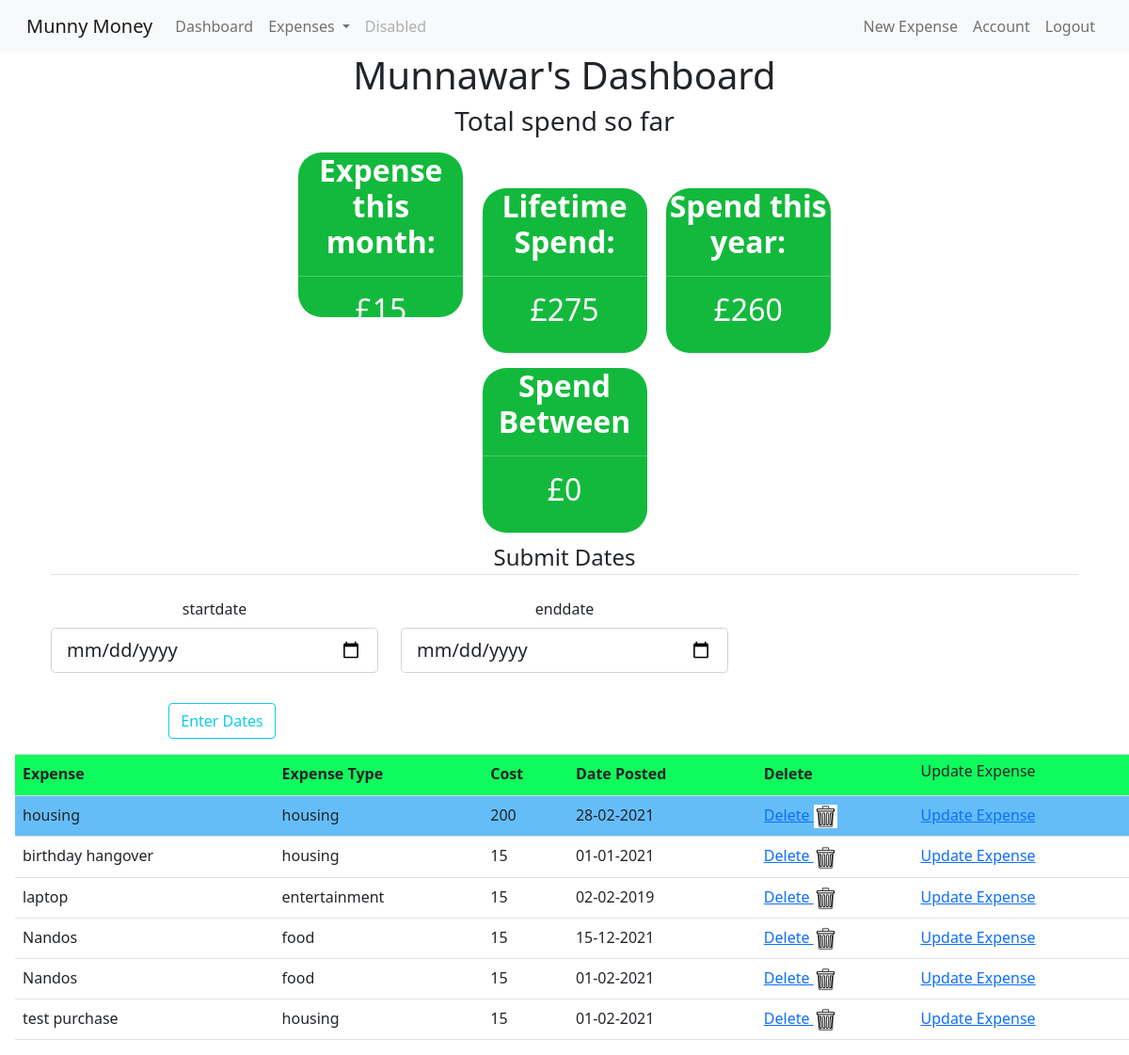
Screenshot of /start (signed in) with the database file from the repository.
### budget_app/models.py (models this page shows, shortened)
class User(db.Model, UserMixin):
    id = db.Column(db.Integer, primary_key=True)
    email = db.Column(db.String(120), unique=True, nullable=False)
    username = db.Column(db.String(20), unique=True, nullable=False)
    password = db.Column(db.String(60), nullable=False)
    total_cost = db.Column(db.Integer, nullable=False, default = 0)
    expense = db.relationship('Expense', backref='user', lazy=True)

class Expense(db.Model):
    id = db.Column(db.Integer, primary_key=True)
    vendor = db.Column(db.String(100), nullable=False)
    expense_type = db.Column(db.String(50), nullable=False)
    cost = db.Column(db.Integer, nullable=False)
    date_posted = db.Column(db.DateTime, nullable=False, default=datetime.utcnow)
    user_id = db.Column(db.Integer, db.ForeignKey('user.id'), nullable=False)

### budget_app/routes.py (the view, shortened to what this page needs)
@app.route('/start', methods=['GET', 'POST'])
@login_required
def start():
    expenseData = Expense.query.filter_by(user_id = session["user_id"])
    print(expenseData)
    totalSpend = []
    form = GetDateRange()
    flag = False
    current_date = datetime.date.today()
    current_month = current_date.month
    current_year = current_date.year
    spend_this_month = 0
    spend_this_year = 0
    spend = 0
    for cost in expenseData:
        i = cost.cost
        totalSpend.append(i)
        year = (cost.date_posted.year)
        month = (cost.date_posted.month)
        if flag:
            if startdate <= cost.date_posted <= enddate:
                spend += cost.cost
        if year == current_year:
            spend_this_year += cost.cost
            if month == current_month:
                spend_this_month += cost.cost
    totalSpend = sum(totalSpend)
    headings = ("Expense", "Expense Type", "Cost", "Date Posted", "Delete")
    expenses = Expense.query.filter_by(user_id = session["user_id"])
    return render_template('start.html', expenseData=expenseData, totalSpend=totalSpend, expenses=expenses, headings=headings, form=form, spend_this_month=spend_this_month, spend_this_year=spend_this_year, spend=spend)

### budget_app/forms.py
class GetDateRange(FlaskForm):
    startdate = DateField('startdate',format='%Y-%m-%d')
    enddate = DateField('enddate',format='%Y-%m-%d')
    submit = SubmitField('Enter Dates')

### budget_app/models.py (called while the page is built)
@login_manager.user_loader
def load_user(user_id):
    return User.query.get(int(user_id))

### budget_app/templates/start.html (shortened to what this page needs)
{% extends 'base.html' %}
{% block head %}
<link rel="stylesheet" href="/static/styles.css" />
{% endblock %}
{% block body %}
    <h1>{{current_user.username.title()}}'s Dashboard </h1>
    <h3>Total spend so far </h3>
    {% if current_user.is_authenticated %}
<div class="container">
    <div class="block" style="color:blue"><h2 style="color:white"><strong>Expense this month: </strong><hr>£{{ spend_this_month }}</h2></div>
    <div class="block" style="color:white"><h2 style="color:white"><strong>Lifetime Spend: </strong> <hr> £{{ totalSpend }}  </h2></div>
    <div class="block" style="color:darkred"><h2 style="color:white"><strong>Spend this year: </strong><hr>£{{ spend_this_year }}</h2></div>
    <br>
    <div class="block" style="color:darkred">
        <h2 style="color:white">
            <strong>Spend Between </strong><hr>£{{ spend }}</h2></div>
            <form method="POST" action="">
                <fieldset class="form-group">
                    <legend class="border-bottom mb-4">Submit Dates</legend>
                    <div class="row">
                    <div class="form-group col-sm-4">
                        {{ form.startdate.label(class="form-control-label") }}
                        {% if form.startdate.errors %}
                            {{ form.startdate(class="form-control form-control-lg is-invalid") }}
                            <div class="invalid-feedback">
                                {% for error in form.startdate.errors %}
                                    <span>{{ error }}</span>
                                {% endfor %}
                            </div>
                        {% else %}
                            {{ form.startdate(class="form-control form-control-lg") }}
                        {% endif %}
                    </div>
                    <div class="form-group col-sm-4">
                        {{ form.enddate.label(class="form-control-label") }}
                        {% if form.enddate.errors %}
                            {{ form.enddate(class="form-control form-control-lg is-invalid") }}
                            <div class="invalid-feedback">
                                {% for error in form.enddate.errors %}
                                    <span>{{ error }}</span>
                                {% endfor %}
                            </div>
                        {% else %}
                            {{ form.enddate(class="form-control form-control-lg") }}
                        {% endif %}
                    </div>
                </fieldset>
                <div class="form-group col-sm-4">
                    {{ form.submit(class="btn btn-outline-info") }}
                </div>
                </div>
</div>
    {% endif %}
    <table class="table">
        <tr class="table__header">
        {% for header in headings %}
        <th class="table__cell">{{ header }}</th>
        {% endfor %}
        <td class="table__cell"><h6>Update Expense</h6>
        </td>
        </tr>
        <tr class="table__row">
        {% for item in expenses %}
            <td class= "table__cell">{{ item.vendor }}</td>
            <td class= "table__cell">{{ item.expense_type }}</td>
            <td class= "table__cell">{{ item.cost }}</td>
            <td class= "table__cell">{{ item.date_posted.strftime('%d-%m-%Y') }}</td>
            <td> <a href="{{ url_for('delete_expense', expense_id=item.id) }}"> Delete <img border="5" alt="Delete Expense" src="{{url_for('static', filename='garbage_can.png')}}" width="25" height="25"></a></td>
            <td> <a href="{{ url_for('expense', expense_id=item.id) }}">Update Expense</a></td>
        </tr>
        {% endfor %}
    </table>
{% endblock %}

### budget_app/templates/base.html (shortened to what this page needs)
<!DOCTYPE html>
<html lang="en">
<head>
    <link rel="stylesheet" href="https://maxcdn.bootstrapcdn.com/bootstrap/4.0.0/css/bootstrap.min.css">
    <link href="https://cdn.jsdelivr.net/npm/bootstrap@5.0.0-beta1/dist/css/bootstrap.min.css" rel="stylesheet">
    {% block head %} {% endblock %}
</head>
<body>
  <header class="site-header">
    <nav class="navbar navbar-expand-lg navbar-light bg-light">
      <div class="container-fluid">
        <a class="navbar-brand" href="{{ url_for('index') }}">Munny Money</a>
        {% if current_user.is_authenticated %}
        <div class="collapse navbar-collapse" id="navbarSupportedContent">
          <ul class="navbar-nav me-auto mb-2 mb-lg-0">
            <li class="nav-item">
              <a class="nav-link" href="{{ url_for('start') }}">Dashboard</a>
            </li>
            <li class="nav-item dropdown">
              <a class="nav-link dropdown-toggle" href="#" id="navbarDropdown" role="button" data-bs-toggle="dropdown" aria-expanded="false">
                Expenses
              </a>
            </li>
            <li class="nav-item">
              <a class="nav-link disabled" href="#" tabindex="-1" aria-disabled="true">Disabled</a>
            </li>
            {% endif %}
          </ul>
          <div class="navbar-nav">
            {% if current_user.is_authenticated %}
            <a class="nav-link" href="{{ url_for('new_expense') }}">New Expense</a>
            <a class="nav-link" href="{{ url_for('account') }}">Account</a>
            <a class="nav-link" href="{{ url_for('logout') }}">Logout</a>
            {% else %}
              <a class="nav-link" href="{{ url_for('login') }}">Login</a>
              <a class="nav-link" href="{{ url_for('register') }}">Register</a>
            {% endif %}
        </div>
      </div>
    </nav>
    </header>
    <div class="container">
        {% block body %} {% endblock %}
</body>
</html>

### budget_app/static/styles.css (style rules this page uses)
.table { border-spacing: 0; margin: 1rem; }
.table__row:nth-child(even) { background-color: rgb(101, 189, 248); }
.table__header { text-align: left; background-color: rgb(15, 250, 93); }
.table__cell { padding: 8px; }

### budget_app/templates/start.html (style rules this page uses)
h1 { text-align: center; }
h3 { text=align: center; }
div { text-align: center; }
.block { display: inline-block; width: 175px; height: 175px; border-radius: 25px; background-color: rgb(19, 185, 60); margin: 8px }
.container { text-align: center; }

### rows the page displays
User: username "Munnawar"
Expense: vendor "housing", expense_type "housing", cost "200", date_posted "28-02-2021"
Expense: vendor "birthday hangover", expense_type "housing", cost "15", date_posted "01-01-2021"
Expense: vendor "laptop", expense_type "entertainment", cost "15", date_posted "02-02-2019"
Expense: vendor "Nandos", expense_type "food", cost "15", date_posted "15-12-2021"
Expense: vendor "Nandos", expense_type "food", cost "15", date_posted "01-02-2021"
Expense: vendor "test purchase", expense_type "housing", cost "15", date_posted "01-02-2021"

### other values shown
{{ spend_this_month }} "15"
{{ totalSpend }} "275"
{{ spend_this_year }} "260"
{{ spend }} "0"
{{ header }} "Expense" "Expense Type" "Cost" "Date Posted" "Delete"
